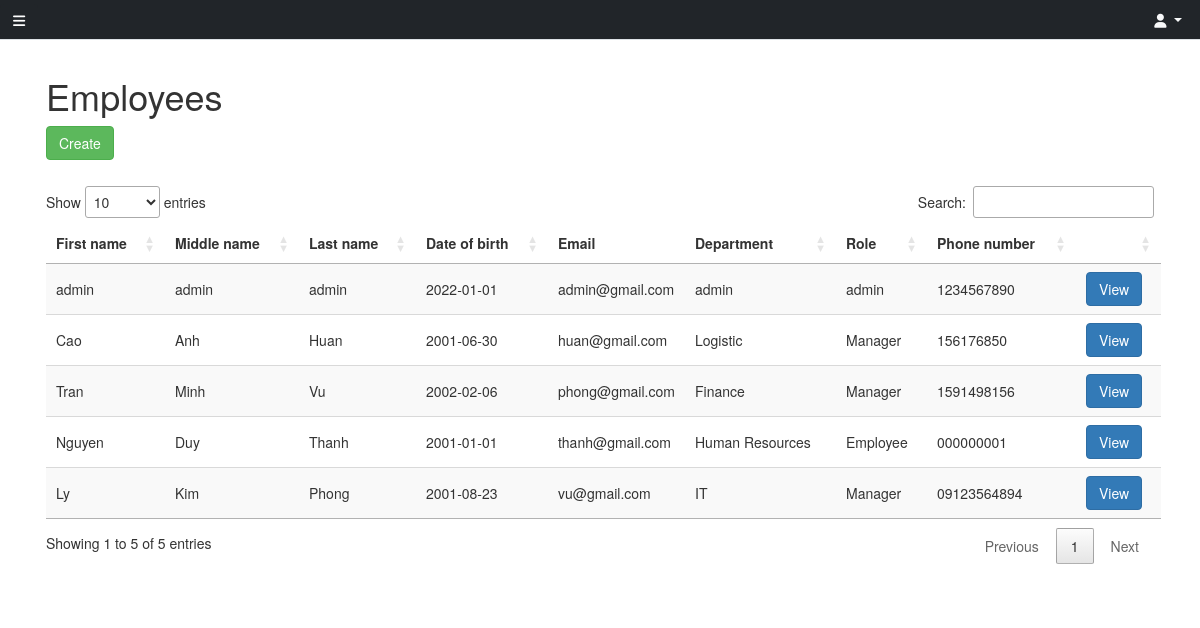
Page /employees/index.php on the committed database.
### tables this page shows
CREATE TABLE employees(
    employee_id INT UNIQUE NOT NULL AUTO_INCREMENT,
    email VARCHAR(255) PRIMARY KEY,
    password VARCHAR(255) NOT NULL,
    first_name VARCHAR(255) NOT NULL,
    middle_name VARCHAR(255) DEFAULT NULL,
    last_name VARCHAR(255) NOT NULL,
    avatar VARCHAR(255) DEFAULT NULL,
    birth DATE NOT NULL,
    department VARCHAR(255) NOT NULL,
    role VARCHAR(255) NOT NULL,
    phone_number VARCHAR(255) NOT NULL,
    notes TEXT DEFAULT NULL
) AUTO_INCREMENT = 0;

### employees/employees.php (the view, shortened to what this page needs)
<div class="container-fluid">
<div class="row">
  <div class="col-lg-12">
    <section class="panel" style="box-shadow: none;">
      <header class="panel-heading">
        <h1>Employees</h1>
          <button type="button" class="btn btn-success" data-toggle="modal" data-target="#exampleModal" >Create</button>
      </header>
      <div class="panel-body">
        <table id="service_table" class="display">
        <thead>
            <tr>
            <th scope="col">First name</th>
            <th scope="col">Middle name</th>
            <th scope="col">Last name</th>
            <th scope="col">Date of birth</th>
            <th scope="col">Email</th>
            <th scope="col">Department</th>
            <th scope="col">Role</th>
            <th scope="col">Phone number</th>
            <th scope="col"></th>
            </tr>
        </thead>
        <tbody>
            <?php
            $conn = connect_to_database();
            $sql = "SELECT * FROM employees ORDER BY email";
            $emp_list = $conn->query($sql);
            $id = 0;
            foreach ($emp_list as $emp) { ?>
                <tr>
                    <td><?php echo $emp["first_name"] ?></td>
                    <td><?php echo $emp["middle_name"] ?></td>
                    <td><?php echo $emp["last_name"] ?></td>
                    <td><?php echo $emp["birth"] ?></td>
                    <td><?php echo $emp["email"] ?></td>
                    <td><?php echo $emp["department"] ?></td>
                    <td><?php echo $emp["role"] ?></td>
                    <td><?php echo $emp["phone_number"] ?></td>
                    <td>
                        <button type="button" class="btn btn-primary" data-toggle="modal" data-target="#emp<?php echo $id?>" >View</button>
                    </td>
                </tr>
            <?php
            $id += 1;
            }
            ?>
        </tbody>
        </table>
      </div>
    </section>
  </div>
</div>
</div>

### employees/index.php (shortened to what this page needs)
<!DOCTYPE html>
<html lang="en">
<head>
    <link href="https://cdn.jsdelivr.net/npm/bootstrap@5.0.2/dist/css/bootstrap.min.css" rel="stylesheet">
    <link rel="stylesheet" href="../style.css">
    <link rel="stylesheet" href="./public/css/dataTables.bootstrap.css">
    <link rel="stylesheet" href="./public/css/dt-sidebar.css">
    <link rel="stylesheet" href="./public/css/dt-gradients.css">
    <link rel="stylesheet" href="./public/css/dt-theme.css">
    <link rel="stylesheet" href="./public/css/dt-styles.css">
    <link rel="stylesheet" href="https://pro.fontawesome.com/releases/v5.10.0/css/all.css"/>
    <link rel="stylesheet" href="https://maxcdn.bootstrapcdn.com/bootstrap/3.3.7/css/bootstrap.min.css">
    <link rel="stylesheet" type="text/css" href="http://ajax.aspnetcdn.com/ajax/jquery.dataTables/1.9.4/css/jquery.dataTables_themeroller.css">
    <link rel="stylesheet" type="text/css" href="./public/css/jquery.dataTables.css">
</head>
<body>
    <?php
    include "../header.php";
    ?>
    <div id="page-content-wrapper">
        <div class="container-fluid">
            <?php
            include "employees.php";
            ?>
        </div>
    </div>
</body>
</html>

### header.php (shortened to what this page needs)
<div class="container-fluid px-0">
    <header class="d-flex bg-dark flex-wrap align-items-center justify-content-center justify-content-sm-between py-1 mb-2 border-bottom ">
    <ul class="nav col-sm-auto mb-2 align-items-center justify-content-center mb-sm-0">
        <li><button class="btn btn-dark py-2" data-bs-toggle="offcanvas" data-bs-target="#sidebar">
            <i class="fa-solid fa-bars"></i>
        </button></li>
    </ul>
    <div class="btn-group" role="group">
        <button type="button" class="btn btn-outline-light me-2 dropdown-toggle" data-bs-toggle="dropdown">
            <i class="fa-solid fa-user"></i>
        </button>
    </div>
    </header>
</div>

### employees/public/css/dt-sidebar.css (style rules this page uses)
body { overflow-x: hidden; }
#page-content-wrapper { width: 100%; position: absolute; }
@media (min-width:768px) { #page-content-wrapper { position: relative; } }

### rows in the picture
employees: first_name "admin", middle_name "admin", last_name "admin", birth "2022-01-01", email "admin@gmail.com", department "admin", role "admin", phone_number "1234567890"
employees: first_name "Cao", middle_name "Anh", last_name "Huan", birth "2001-06-30", email "huan@gmail.com", department "Logistic", role "Manager", phone_number "156176850"
employees: first_name "Tran", middle_name "Minh", last_name "Vu", birth "2002-02-06", email "phong@gmail.com", department "Finance", role "Manager", phone_number "1591498156"
employees: first_name "Nguyen", middle_name "Duy", last_name "Thanh", birth "2001-01-01", email "thanh@gmail.com", department "Human Resources", role "Employee", phone_number "000000001"
employees: first_name "Ly", middle_name "Kim", last_name "Phong", birth "2001-08-23", email "vu@gmail.com", department "IT", role "Manager", phone_number "09123564894"
